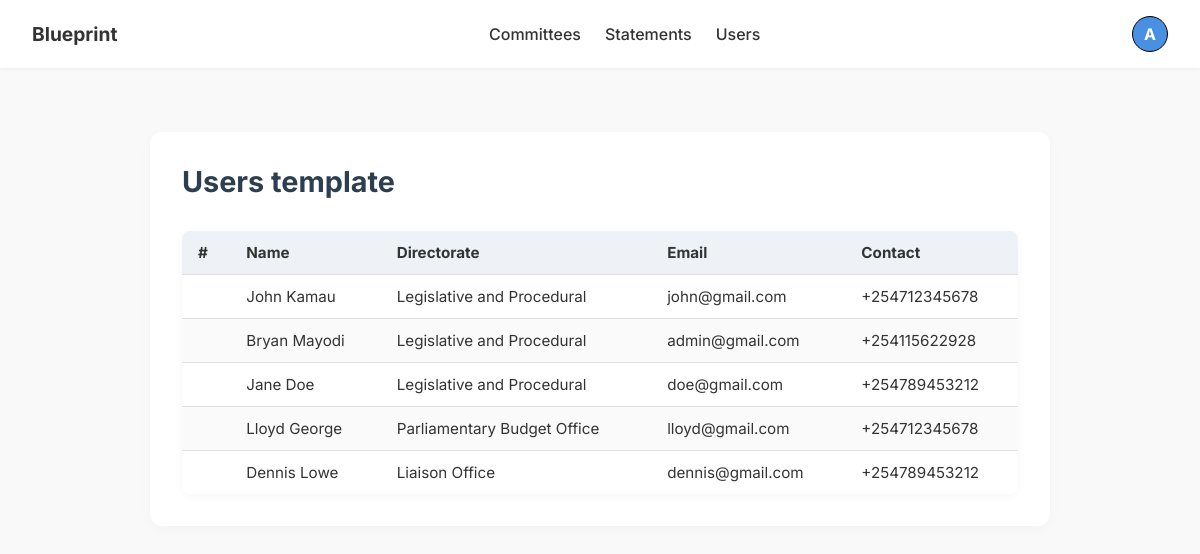
/users (signed in), run on an earlier commit of the app's database.
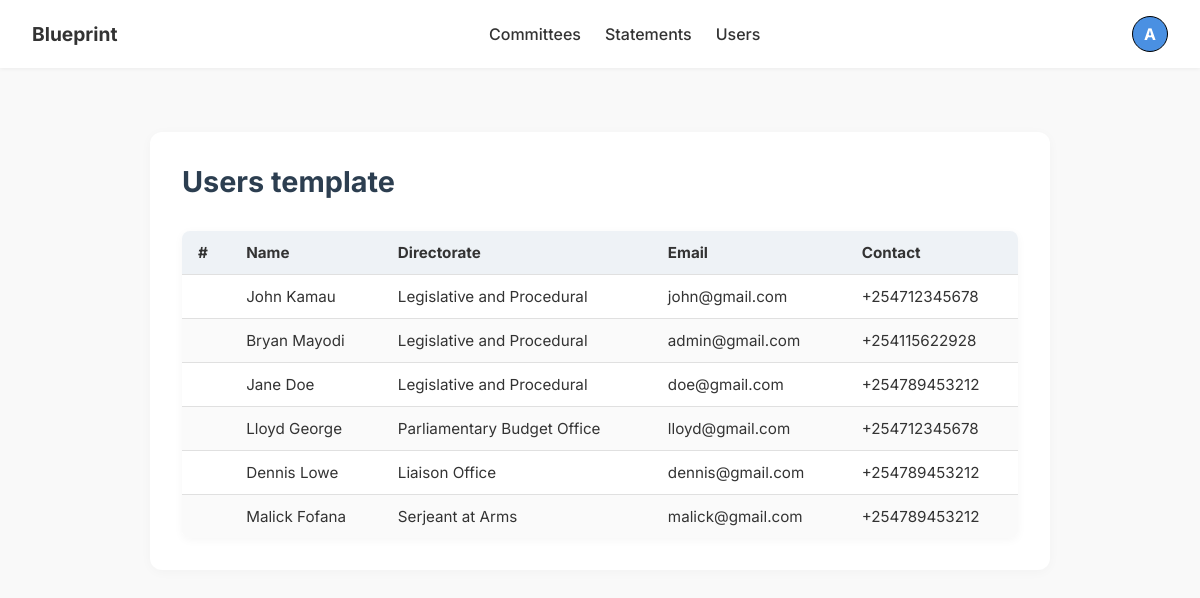
And on a later commit of the database.
### accounts/models.py (models this page shows, shortened)
class MemberProfile(models.Model):
    user = models.OneToOneField(User, on_delete=models.CASCADE)
    first_name = models.CharField(max_length=200)
    last_name = models.CharField(max_length=200)
    directorate = models.ForeignKey(
        Directorate,
        on_delete=models.SET_NULL,
        null=True,
        blank=True,
        related_name='members'
    )
    phone_number = PhoneNumberField(region='KE', blank=True)

### base/models.py (models this page shows)
class Directorate(models.Model):
    name = models.CharField(max_length=200)
    mandate = models.TextField(null=True, blank=True)
    def __str__(self):
        return self.name

### base/views.py (the view)
# urls.py: path('users', views.users, name="users"),
@login_required
def users(request):
    if not request.user.is_staff:
        return HttpResponseForbidden("You are not authorized to view this page.")
    all_users = MemberProfile.objects.all()
    context = {'users' : all_users}
    return render(request, 'base/users.html', context)

### accounts/context_processors.py (called while the page is built)
def profile_status(request):
    if request.user.is_authenticated:
        try:
            profile = request.user.memberprofile
            incomplete = not (profile.phone_number and profile.directorate)
            return {'incomplete_profile': incomplete}
        except MemberProfile.DoesNotExist:
            return {'incomplete_profile': True}
    return {}

### base/templates/base/users.html
{% extends 'main.html' %} <br />
{% block head %}
<link rel="stylesheet" href="/static/styles/users.css" />
{% endblock %} <br />
{% block content %}
<div class="content-container">
  <h1>Users template</h1>
  <table id="myTable" class="display">
    <thead>
      <tr>
        <th>#</th>
        <th>Name</th>
        <th>Directorate</th>
        <th>Email</th>
        <th>Contact</th>
      </tr>
    </thead>
    <tbody>
      {% for user in users %}
      <tr>
        <td></td>
        <td>{{ user.user.first_name }} {{ user.user.last_name }}</td>
        <td>{{ user.directorate }}</td>
        <td>{{ user.user.email }}</td>
        <td>{{ user.phone_number }}</td>
      </tr>
      {% endfor %}
    </tbody>
  </table>
</div>
{% endblock %}

What changed in the data, as far as the page shows it:
added MemberProfile: user.first_name "Malick", user.last_name "Fofana", directorate "Serjeant at Arms", user.email "malick@gmail.com", phone_number "+254789453212"
